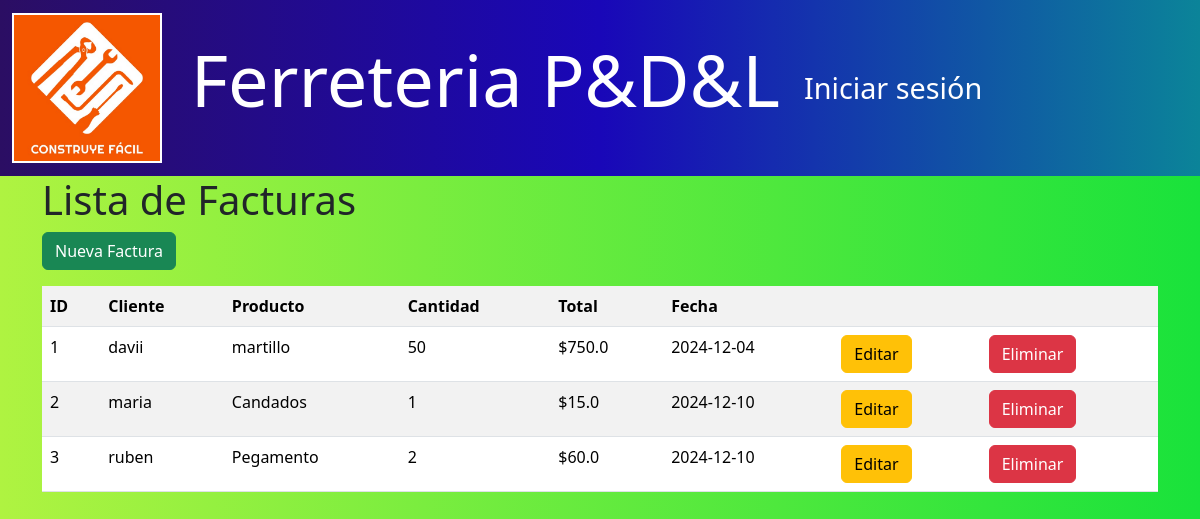
The page /facturas/ on the database as committed earlier.
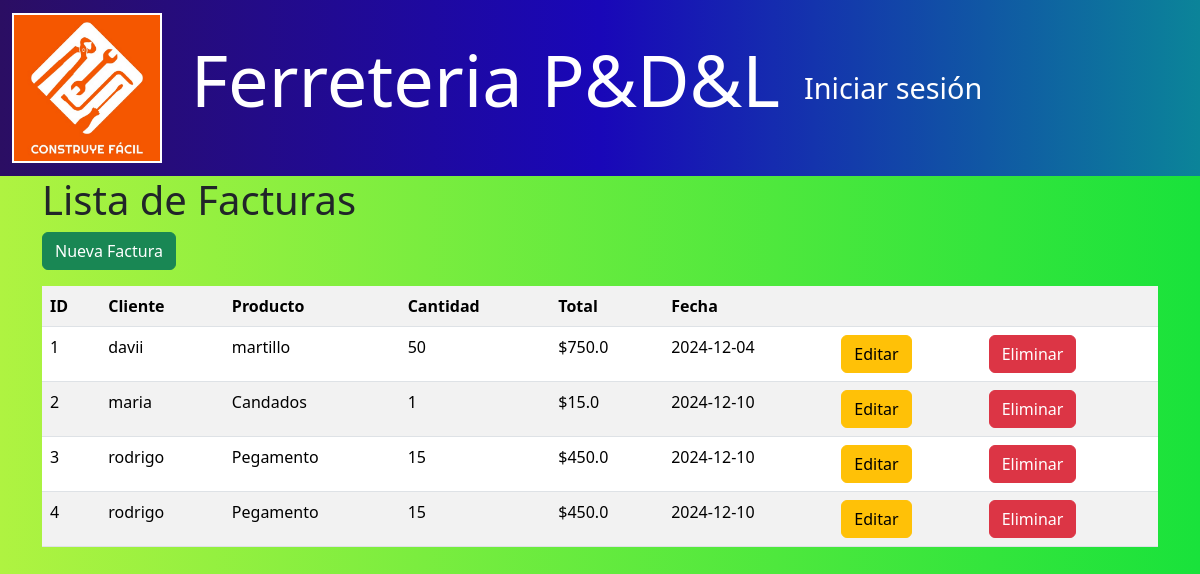
The same page on the database as committed later.
### models/factura_model.py (models this page shows, shortened)
class Factura(db.Model):
    __tablename__ = "facturas"
    id = db.Column(db.Integer, primary_key=True)
    cliente_id = db.Column(db.Integer, db.ForeignKey('clientes.id'), nullable=False)
    producto_id = db.Column(db.Integer, db.ForeignKey('productos.id'), nullable=False)
    cantidad = db.Column(db.Integer, nullable=False)
    total = db.Column(db.Float, nullable=False)
    fecha = db.Column(db.Date, nullable=False)
    venta_id = db.Column(db.Integer, db.ForeignKey('ventas.id'), nullable=False)
    cliente = db.relationship('Cliente', back_populates='facturas')
    producto = db.relationship('Producto', back_populates='facturas')
    venta = db.relationship('Venta', back_populates='facturas')  # Relación inversa con Venta
    @staticmethod
    def get_all():
        return Factura.query.all()

### models/cliente_model.py (models this page shows, shortened)
class Cliente(db.Model):
    __tablename__ = "clientes"
    id = db.Column(db.Integer,primary_key=True)
    nombre = db.Column(db.String(80),nullable=False)
    email = db.Column(db.String(100),nullable=False)
    telefono = db.Column(db.String(20),nullable=False)
    facturas = db.relationship('Factura', back_populates='cliente')
    ventas = db.relationship('Venta',back_populates='cliente')

### models/producto_model.py (models this page shows, shortened)
class Producto(db.Model):
    __tablename__ = "productos"
    id = db.Column(db.Integer, primary_key=True)
    nombre = db.Column(db.String(100), nullable=False)
    descripcion = db.Column(db.String(120), nullable=False)
    precio = db.Column(db.Float(11, 2), nullable=False)
    stock = db.Column(db.Integer, nullable=False)
    ventas = db.relationship('Venta', back_populates='producto')
    compras = db.relationship('Compra', back_populates='producto')
    facturas = db.relationship('Factura', back_populates='producto')

### controllers/factura_controller.py (the view)
@factura_bp.route("/")
def index():
    facturas = Factura.get_all()
    clientes = Cliente.query.all()  # Obtener todos los clientes
    productos = Producto.query.all()  # Obtener todos los productos
    ventas = Venta.query.all()
    return factura_view.render_facturas(facturas=facturas, clientes=clientes, productos=productos, ventas=ventas)

### run.py (called while the page is built)
@app.context_processor
def inject_active_path():
    def is_active(path):
        return 'active' if request.path == path else ''
    return(dict(is_active =  is_active))

### views/factura_view.py (called while the page is built)
def render_facturas(facturas, clientes, productos, ventas):
    return render_template('facturas/index.html', facturas=facturas, clientes=clientes, productos=productos, ventas=ventas)

### templates/facturas/index.html (shortened to what this page needs)
{% extends 'base.html' %}
{% block content %}
<h1>Lista de Facturas</h1>
<a href="{{url_for('factura.create')}}" class="btn btn-success mb-3">Nueva Factura</a>
<table class="table table-striped">
    <tr>
        <th>ID</th>
        <th>Cliente</th>
        <th>Producto</th>
        <th>Cantidad</th>
        <th>Total</th>
        <th>Fecha</th>
        <th></th>
        <th></th>
    </tr>
    {% for item in facturas %}
    <tr>
        <td>{{item.id}}</td>
        <td>{{item.cliente.nombre}}</td>
        <td>{{item.producto.nombre}}</td>
        <td>{{item.cantidad}}</td>
        <td>${{item.total}}</td>
        <td>{{item.fecha}}</td>
        <td>
            <a href="{{url_for('factura.edit', id=item.id)}}" class="btn btn-warning">Editar</a>
        </td>
        <td>
            <a href="{{ url_for('factura.delete', id=item.id) }}" class="btn btn-danger">Eliminar</a>
        </td>
    </tr>
    {% endfor %}
</table>
{% endblock %}

Rows that differ between the two databases and show on the page:
changed Factura id 3: cliente.nombre "ruben" → "rodrigo"; cantidad "2" → "15"; total "60.0" → "450.0"
added Factura: id "4", cliente.nombre "rodrigo", producto.nombre "Pegamento", cantidad "15", total "450.0", fecha "2024-12-10"
